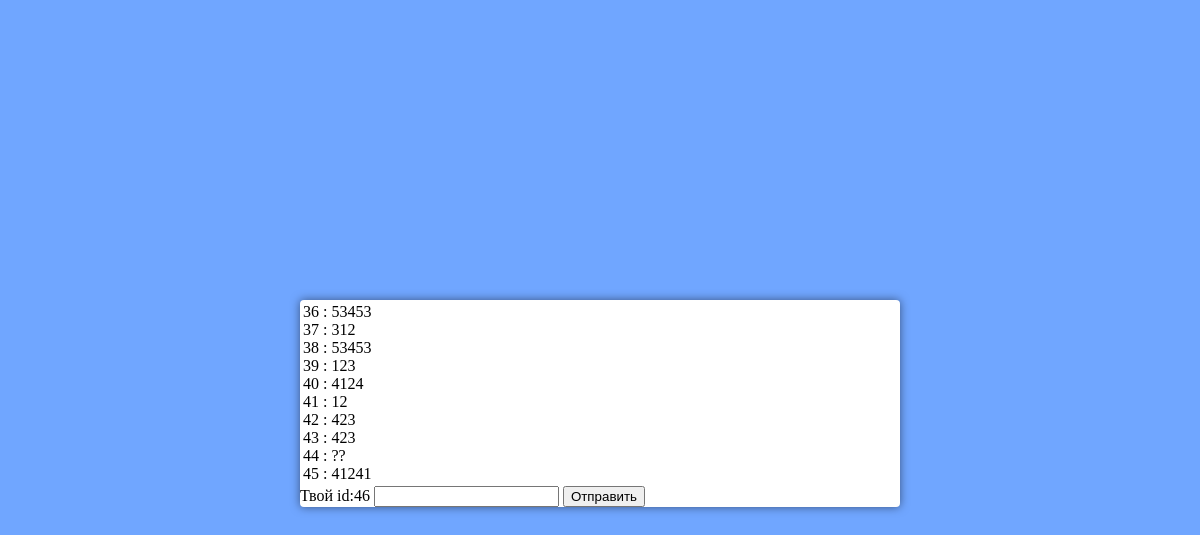
The app's page /, older data.
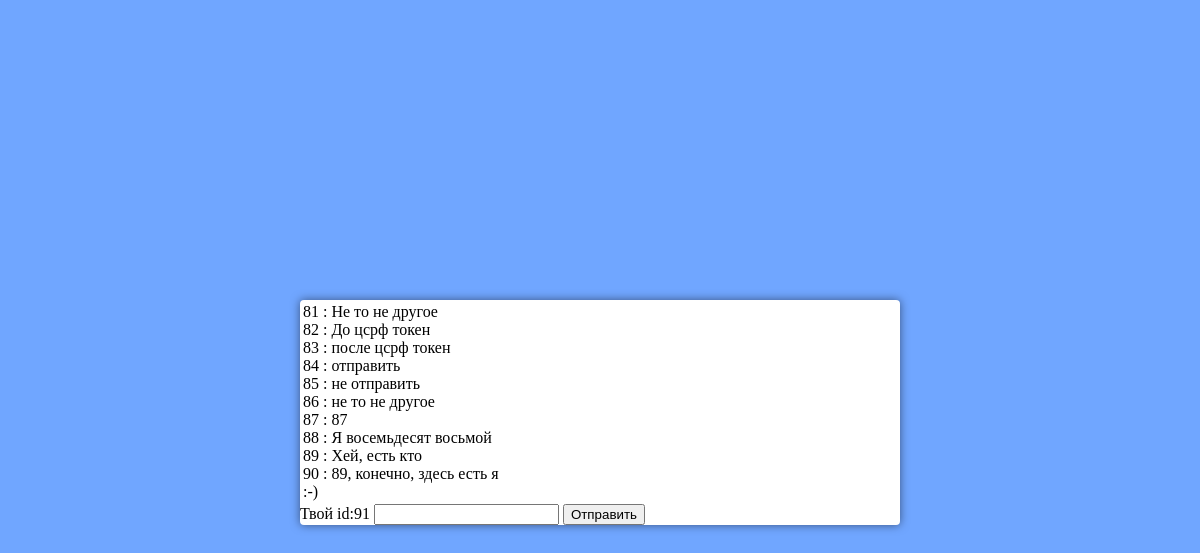
The same page, newer data.
### app/models.py (models this page shows, shortened)
class Message(models.Model):
	content = models.CharField(max_length = 250)

### app/views.py (the view)
# urls.py: path('',index , name='index_url')
def index(request):
	message = Message.objects.all()
	message_cal = Message.objects.all().order_by('-id')
	message_id = message_cal[0].id + 1
	if request.method == 'POST':
		create = send_message(request.POST)
		if create.is_valid():
			create.save()
			return redirect('index_url')
	else:
		create = send_message()
	context = {
		'message':message,
		'create':create,
		'message_id':message_id,
	}
	return render(request, 'index.html', context)

### app/forms.py
class send_message(forms.ModelForm):
	class Meta:
		model = Message
		fields = ['content',]

### templates/index.html (shortened to what this page needs)
{% load staticfiles %}
<!DOCTYPE html>
<html lang="en">
<head>
	<link rel="stylesheet" href="{% static 'media.css' %}">
</head>
<body>
	<div class="content">
		<div class="chat">
			{% for message in message %}
				{{message.id}} : {{message.content}}
				<br>
			{% endfor %}
		</div>
		<div class="input">
			<form method="post" id="form">
				Твой id:{{message_id}}
				{{create.content}}
				<button type="submit">Отправить</button>
			</form>
		</div>
	</div>
</body>
</html>

Row changes from the older to the newer data that the page shows:
removed Message: id "36", content "53453"
removed Message: id "37", content "312"
removed Message: id "38", content "53453"
removed Message: id "39", content "123"
removed Message: id "40", content "4124"
removed Message: id "41", content "12"
removed Message: id "42", content "423"
removed Message: id "43", content "423"
removed Message: id "44", content "??"
removed Message: id "45", content "41241"
added Message: id "81", content "Не то не другое"
added Message: id "82", content "До цсрф токен"
added Message: id "83", content "после цсрф токен"
added Message: id "84", content "отправить"
added Message: id "85", content "не отправить"
added Message: id "86", content "не то не другое"
added Message: id "87", content "87"
added Message: id "88", content "Я восемьдесят восьмой"
added Message: id "89", content "Хей, есть кто"
added Message: id "90", content "89, конечно, здесь есть я :-)"
Text that changed along with them:
{{ message_id }}: "46" → "91"
